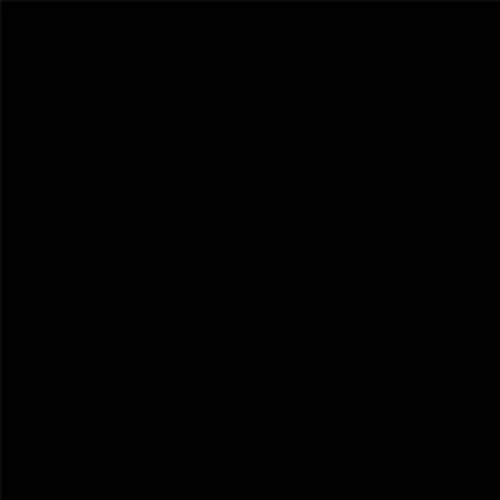
Frame 1 (no input)
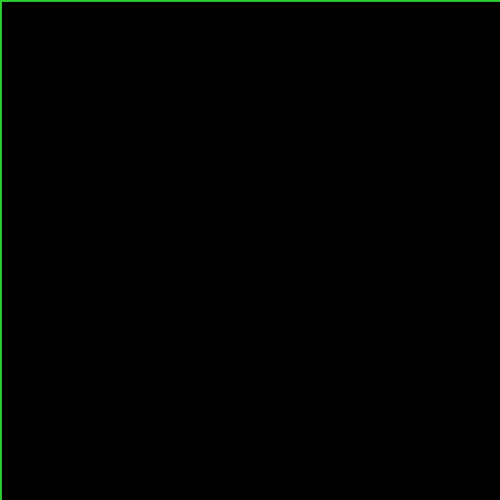
Frame 60 (the mouse pressed at the canvas centre just before this capture)
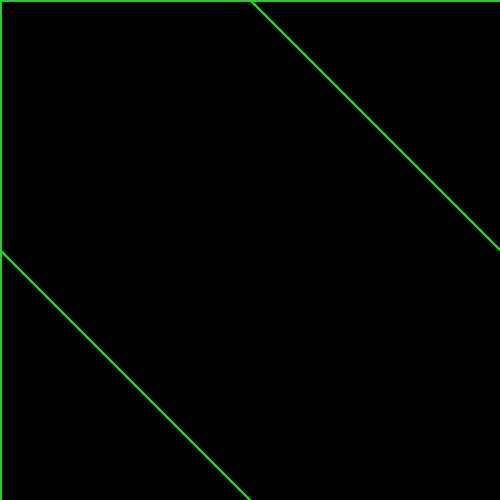
Frame 120 (the mouse held since frame 60 and released just before this capture)

The Processing sketch that drew these frames (run headless with seeded random() and noise(); from frame 60 on, the mouse is pressed at the canvas centre):

// Processing sketch: processing_31497
// ── processing_31497.pde

  
void setup(){
  
  size(500,500);
  background(0);
}

void draw(){
  
  stroke(48,216,49,20);
  strokeWeight(2);
  line(0,mouseX,mouseY,500);
  line(500,mouseX,mouseY,0);
}
